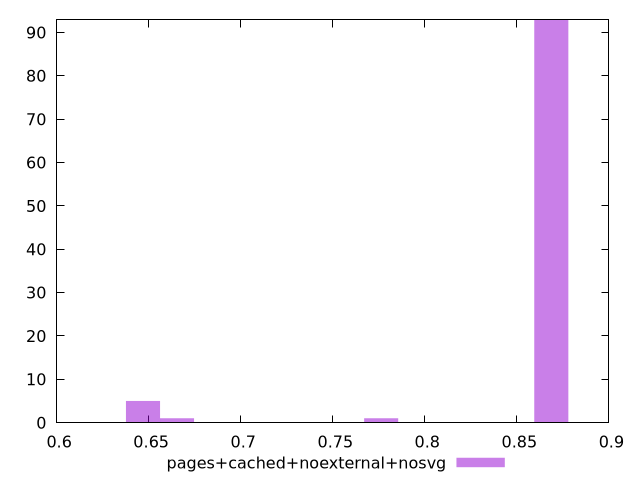

Source code (gnuplot):
$_pagesCachedNoexternalNosvg <<EOF
0.8687191871078764 93
0.7763022523091662 1
0.6469185435909718 5
0.6654019305507138 1
EOF
set key outside below
set terminal pngcairo
set output "report_00004_2020-11-02T20-21-41.718Z/render-blocking-resources/pages+cached+noexternal+nosvg//hist.png"
set yrange [0:93]
set boxwidth 0.01848338695974205
set style fill transparent solid 0.5 noborder
plot $_pagesCachedNoexternalNosvg title "pages+cached+noexternal+nosvg" with boxes ,
